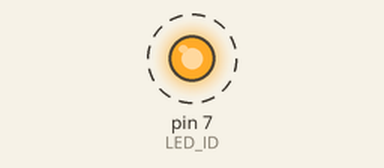
A program run on a simulated Raspberry Pi (header pin numbers). On the bench: output pins drawn as LEDs (lit = HIGH). Dashed ring = blinking. At 10.0 s the program stops and its outputs stay as they are.

Above: at 0.5 s.
Timing chart, 0 to 4.6 s (numbered marks = the images above):
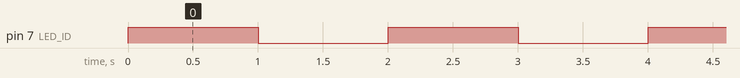

Measured:
- by itself, pin 7 (LED_ID): alternates HIGH for 1.0 s and LOW for 1.0 s, 10 changes in all, then stays LOW

The program:

led_test.py
```python
import RPi.GPIO as GPIO
import time

LED_ID = 7

GPIO.setmode(GPIO.BOARD)
GPIO.setup(LED_ID, GPIO.OUT)

for i in range(5):
	GPIO.output(LED_ID, True)
	time.sleep(1)
	GPIO.output(LED_ID,False)
	time.sleep(1)

GPIO.cleanup()
```
